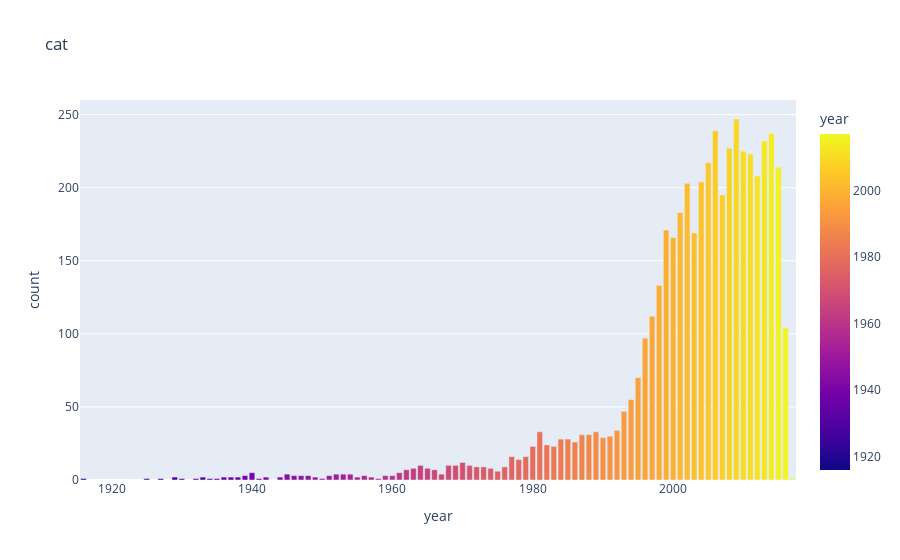

Source (notebook cell):
### Code cell
import plotly.express as px

def plot_value_counts_bar(data, col):
    vc = pd.DataFrame(data[col].value_counts())
    vc['year'] = vc.index
    fig = px.bar(vc, x='year', y='count', color='year', title=col)
    return fig

data['cat'] = data.release_date.dt.year
plot_value_counts_bar(data, 'cat')

### Figure 1 — Plotly figure (JSON) as saved in the notebook; plotly's stock layout.template omitted (floating-point values rounded to 4 significant figures)
{"data": [{"alignmentgroup": "True", "hovertemplate": "year=%{marker.color}<br>count=%{y}<extra></extra>", "legendgroup": "", "marker": {"color": [2009, 2006, 2014, 2013, 2008, 2010, 2011, 2005, 2015, 2012, 2004, 2002, 2007, 2001, 1999, 2003, 2000, 1998, 1997, 2016, 1996, 1995, 1994, 1993, 1992, 1989, 1981, 1987, 1988, 1991, 1990, 1984, 1985, 1986, 1982, 1980, 1983, 1979, 1977, 1978, 1970, 1964, 1969, 1968, 1971, 1976, 1973, 1972, 1965, 1963, 1974, 1966, 1962, 1975, 1961, 1940, 1945, 1954, 1953, 1952, 1967, 1946, 1959, 1947, 1956, 1960, 1939, 1948, 1951, 1938, 1933, 1929, 1942, 1955, 1936, 1949, 1957, 1944, 1937, 1958, 1950, 2017, 1941, 1930, 1927, 1935, 1932, 1916, 1934, 1925], "coloraxis": "coloraxis", "pattern": {"shape": ""}}, "name": "", "offsetgroup": "", "orientation": "v", "showlegend": false, "textposition": "auto", "type": "bar", "x": [2009, 2006, 2014, 2013, 2008, 2010, 2011, 2005, 2015, 2012, 2004, 2002, 2007, 2001, 1999, 2003, 2000, 1998, 1997, 2016, 1996, 1995, 1994, 1993, 1992, 1989, 1981, 1987, 1988, 1991, 1990, 1984, 1985, 1986, 1982, 1980, 1983, 1979, 1977, 1978, 1970, 1964, 1969, 1968, 1971, 1976, 1973, 1972, 1965, 1963, 1974, 1966, 1962, 1975, 1961, 1940, 1945, 1954, 1953, 1952, 1967, 1946, 1959, 1947, 1956, 1960, 1939, 1948, 1951, 1938, 1933, 1929, 1942, 1955, 1936, 1949, 1957, 1944, 1937, 1958, 1950, 2017, 1941, 1930, 1927, 1935, 1932, 1916, 1934, 1925], "xaxis": "x", "y": [247, 239, 237, 232, 227, 225, 223, 217, 214, 208, 204, 203, 195, 183, 171, 169, 166, 133, 112, 104, 97, 70, 55, 47, 34, 33, 33, 31, 31, 30, 29, 28, 28, 26, 24, 23, 23, 16, 16, 14, 12, 10, 10, 10, 10, 9, 9, 9, 8, 8, 8, 7, 7, 6, 5, 5, 4, 4, 4, 4, 4, 3, 3, 3, 3, 3, 3, 3, 3, 2, 2, 2, 2, 2, 2, 2, 2, 2, 2, 1, 1, 1, 1, 1, 1, 1, 1, 1, 1, 1], "yaxis": "y"}], "layout": {"barmode": "relative", "coloraxis": {"colorbar": {"title": {"text": "year"}}, "colorscale": [[0, "#0d0887"], [0.1111, "#46039f"], [0.2222, "#7201a8"], [0.3333, "#9c179e"], [0.4444, "#bd3786"], [0.5556, "#d8576b"], [0.6667, "#ed7953"], [0.7778, "#fb9f3a"], [0.8889, "#fdca26"], [1, "#f0f921"]]}, "legend": {"tracegroupgap": 0}, "title": {"text": "cat"}, "xaxis": {"anchor": "y", "domain": [0, 1], "title": {"text": "year"}}, "yaxis": {"anchor": "x", "domain": [0, 1], "title": {"text": "count"}}}}
